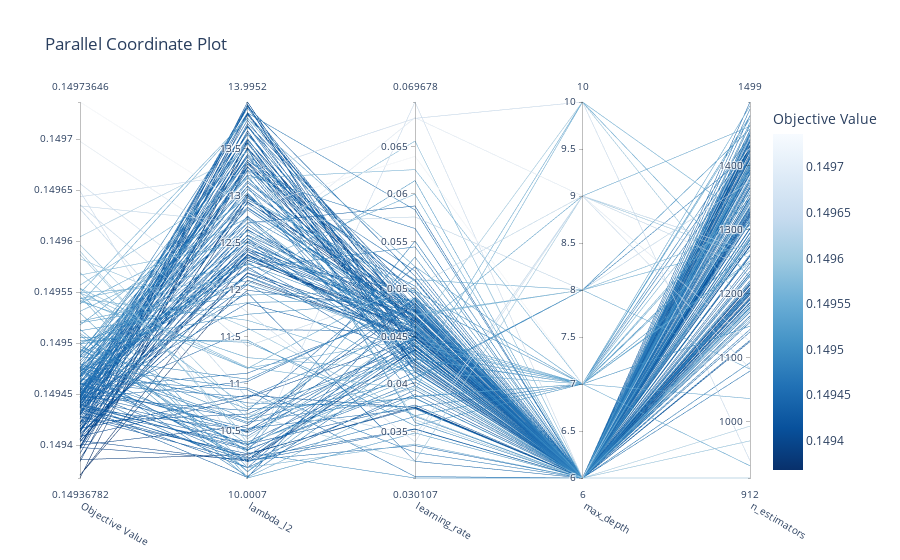

The cell this chart's notebook holds for it:
### Code cell
optuna.visualization.plot_parallel_coordinate(study)

### Figure 1 — Plotly figure (JSON) as saved in the notebook; plotly's stock layout.template omitted (floating-point values rounded to 4 significant figures; data arrays with more than 128 entries replaced by an {"elided": "..."} marker saying what was removed)
{"data": [{"dimensions": [{"label": "Objective Value", "range": [0.1494, 0.1497], "values": {"elided": "200 float values"}}, {"label": "lambda_l2", "range": [10.0, 14.0], "values": {"elided": "200 float values"}}, {"label": "learning_rate", "range": [0.03011, 0.06968], "values": {"elided": "200 float values"}}, {"label": "max_depth", "range": [6, 10], "values": {"elided": "200 int values"}}, {"label": "n_estimators", "range": [912, 1499], "values": {"elided": "200 int values"}}], "labelangle": 30, "labelside": "bottom", "line": {"color": {"elided": "200 float values"}, "colorbar": {"title": {"text": "Objective Value"}}, "colorscale": [[0, "rgb(247,251,255)"], [0.125, "rgb(222,235,247)"], [0.25, "rgb(198,219,239)"], [0.375, "rgb(158,202,225)"], [0.5, "rgb(107,174,214)"], [0.625, "rgb(66,146,198)"], [0.75, "rgb(33,113,181)"], [0.875, "rgb(8,81,156)"], [1, "rgb(8,48,107)"]], "reversescale": true, "showscale": true}, "type": "parcoords"}], "layout": {"title": {"text": "Parallel Coordinate Plot"}}}
